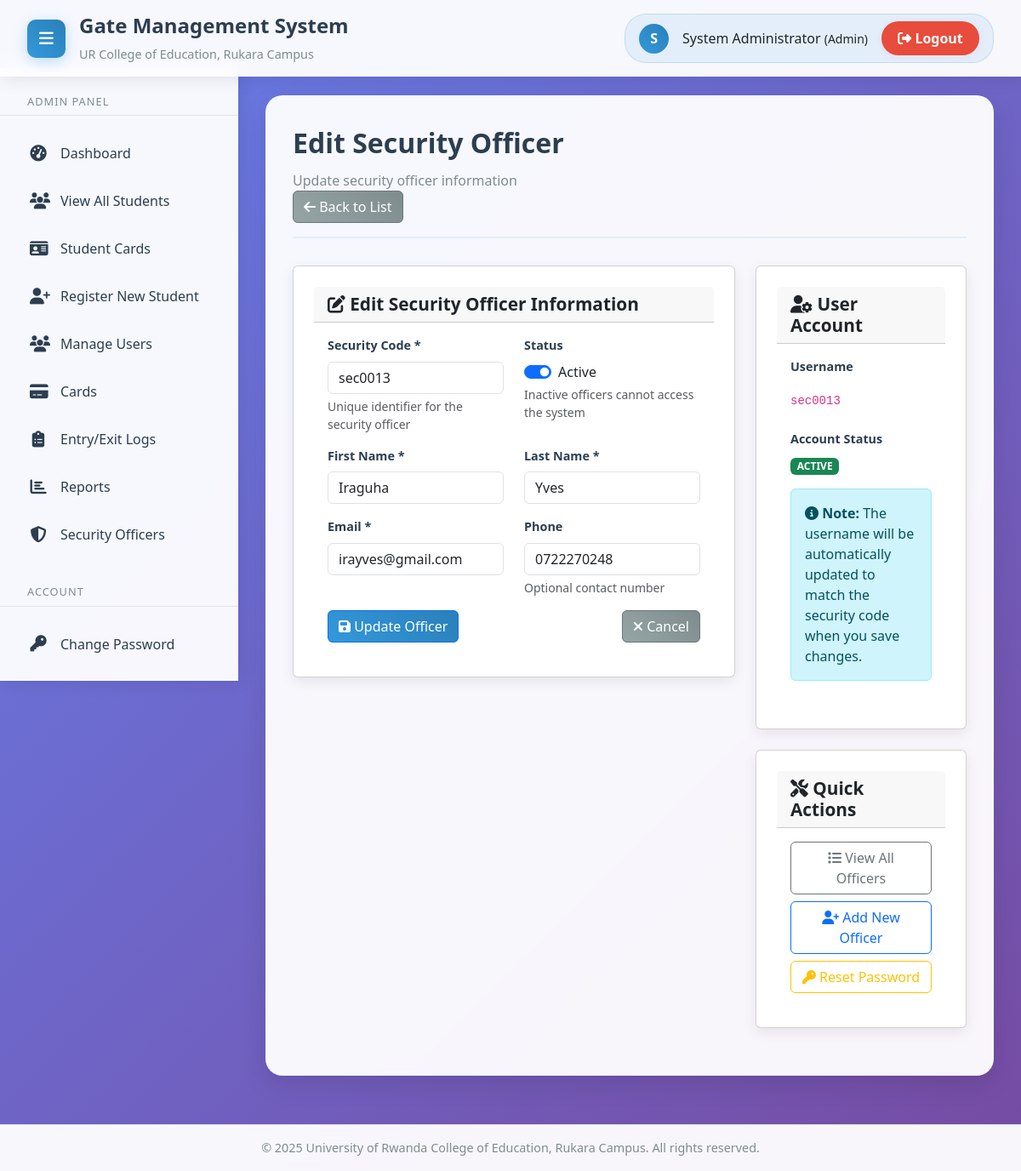
Screenshot of /pages/edit_security.php?id=10 (signed in) with the database file from the repository.
### tables this page shows
CREATE TABLE `users` (
  `id` int(11) NOT NULL,
  `username` varchar(50) NOT NULL,
  `password` varchar(255) NOT NULL,
  `email` varchar(100) NOT NULL,
  `first_name` varchar(50) NOT NULL,
  `last_name` varchar(50) NOT NULL,
  `role_id` int(11) NOT NULL,
  `student_id` int(11) DEFAULT NULL,
  `security_officer_id` int(11) DEFAULT NULL,
  `phone` varchar(20) DEFAULT NULL,
  `department` varchar(100) DEFAULT NULL,
  `program` varchar(100) DEFAULT NULL,
  `year_of_study` int(11) DEFAULT NULL,
  `gender` enum('male','female','other') DEFAULT NULL,
  `date_of_birth` date DEFAULT NULL,
  `address` text DEFAULT NULL,
  `emergency_contact` varchar(100) DEFAULT NULL,
  `emergency_phone` varchar(20) DEFAULT NULL,
  `is_active` tinyint(1) DEFAULT 1,
  `is_first_login` tinyint(1) DEFAULT 1,
  `last_login` timestamp NULL DEFAULT NULL,
  `password_changed_at` timestamp NULL DEFAULT NULL,
  `created_at` timestamp NOT NULL DEFAULT current_timestamp(),
  `updated_at` timestamp NOT NULL DEFAULT current_timestamp() ON UPDATE current_timestamp()
);

CREATE TABLE `security_officers` (
  `id` int(11) NOT NULL,
  `security_code` varchar(20) NOT NULL,
  `first_name` varchar(50) NOT NULL,
  `last_name` varchar(50) NOT NULL,
  `email` varchar(100) NOT NULL,
  `phone` varchar(20) DEFAULT NULL,
  `is_active` tinyint(1) DEFAULT 1,
  `created_at` timestamp NOT NULL DEFAULT current_timestamp(),
  `updated_at` timestamp NOT NULL DEFAULT current_timestamp() ON UPDATE current_timestamp()
);

### config/database.php (called while the page is built, shortened)
<?php
class Database {
    private $connection;
    private static $instance = null;
    private function __construct() {
        try {
            $dsn = "mysql:host=" . DB_HOST . ";dbname=" . DB_NAME . ";charset=" . DB_CHARSET;
            $this->connection = new PDO($dsn, DB_USER, DB_PASS);
            $this->connection->setAttribute(PDO::ATTR_ERRMODE, PDO::ERRMODE_EXCEPTION);
            $this->connection->setAttribute(PDO::ATTR_DEFAULT_FETCH_MODE, PDO::FETCH_ASSOC);
        } catch (PDOException $e) {
            die("Connection failed: " . $e->getMessage());
        }
    }
    public static function getInstance() {
        if (self::$instance === null) {
            self::$instance = new self();
        }
        return self::$instance;
    }
    public function query($sql, $params = []) {
        try {
            $stmt = $this->connection->prepare($sql);
            $stmt->execute($params);
            return $stmt;
        } catch (PDOException $e) {
            throw new Exception("Query failed: " . $e->getMessage());
        }
    }
    public function fetch($sql, $params = []) {
        return $this->query($sql, $params)->fetch();
    }
}
function getDB() {
    return Database::getInstance();
}
?>

### pages/edit_security.php (the view, shortened to what this page needs)
<?php
$officer = null;
$officer_id = isset($_GET['id']) ? (int)$_GET['id'] : 0;
try {
    $db = getDB();
    $officer = $db->fetch("
        SELECT so.*, u.username, u.is_active as user_active
        FROM security_officers so
        LEFT JOIN users u ON so.id = u.security_officer_id
        WHERE so.id = ?
    ", [$officer_id]);
} catch (Exception $e) {
    $error_message = 'Error loading officer details: ' . $e->getMessage();
}
include '../includes/header.php';
include '../includes/sidebar.php';
?>
<main class="main-content">
    <div class="content-wrapper">
        <div class="page-header">
            <div class="page-title">Edit Security Officer</div>
            <div class="page-subtitle">Update security officer information</div>
            <div class="page-actions">
                <a href="security_officers.php" class="btn btn-secondary">
                    <i class="fas fa-arrow-left"></i> Back to List
                </a>
            </div>
        </div>
        <div class="row">
            <div class="col-md-8">
                <div class="card">
                    <div class="card-header">
                        <h5 class="card-title mb-0">
                            <i class="fas fa-edit"></i> Edit Security Officer Information
                        </h5>
                    </div>
                    <div class="card-body">
                        <form method="POST" action="">
                            <div class="row">
                                <div class="col-md-6">
                                    <div class="mb-3">
                                        <label for="security_code" class="form-label">Security Code *</label>
                                        <input type="text" id="security_code" name="security_code"
                                               class="form-control" required
                                               value="<?php echo htmlspecialchars($officer['security_code']); ?>">
                                        <div class="form-text">Unique identifier for the security officer</div>
                                    </div>
                                </div>
                                <div class="col-md-6">
                                    <div class="mb-3">
                                        <label for="is_active" class="form-label">Status</label>
                                        <div class="form-check form-switch">
                                            <input class="form-check-input" type="checkbox" id="is_active" name="is_active"
                                                   <?php echo $officer['is_active'] ? 'checked' : ''; ?>>
                                            <label class="form-check-label" for="is_active">
                                                Active
                                            </label>
                                        </div>
                                        <div class="form-text">Inactive officers cannot access the system</div>
                                    </div>
                                </div>
                            </div>
                            <div class="row">
                                <div class="col-md-6">
                                    <div class="mb-3">
                                        <label for="first_name" class="form-label">First Name *</label>
                                        <input type="text" id="first_name" name="first_name"
                                               class="form-control" required
                                               value="<?php echo htmlspecialchars($officer['first_name']); ?>">
                                    </div>
                                </div>
                                <div class="col-md-6">
                                    <div class="mb-3">
                                        <label for="last_name" class="form-label">Last Name *</label>
                                        <input type="text" id="last_name" name="last_name"
                                               class="form-control" required
                                               value="<?php echo htmlspecialchars($officer['last_name']); ?>">
                                    </div>
                                </div>
                            </div>
                            <div class="row">
                                <div class="col-md-6">
                                    <div class="mb-3">
                                        <label for="email" class="form-label">Email *</label>
                                        <input type="email" id="email" name="email"
                                               class="form-control" required
                                               value="<?php echo htmlspecialchars($officer['email']); ?>">
                                    </div>
                                </div>
                                <div class="col-md-6">
                                    <div class="mb-3">
                                        <label for="phone" class="form-label">Phone</label>
                                        <input type="text" id="phone" name="phone"
                                               class="form-control"
                                               value="<?php echo htmlspecialchars($officer['phone'] ?? ''); ?>">
                                        <div class="form-text">Optional contact number</div>
                                    </div>
                                </div>
                            </div>
                            <div class="d-flex justify-content-between">
                                <button type="submit" class="btn btn-primary">
                                    <i class="fas fa-save"></i> Update Officer
                                </button>
                                <a href="security_officers.php" class="btn btn-secondary">
                                    <i class="fas fa-times"></i> Cancel
                                </a>
                            </div>
                        </form>
                    </div>
                </div>
            </div>
            <div class="col-md-4">
                <div class="card">
                    <div class="card-header">
                        <h5 class="card-title mb-0">
                            <i class="fas fa-user-cog"></i> User Account
                        </h5>
                    </div>
                    <div class="card-body">
                        <?php if ($officer['username']): ?>
                            <div class="mb-3">
                                <label class="form-label">Username</label>
                                <div class="form-control-plaintext">
                                    <code><?php echo htmlspecialchars($officer['username']); ?></code>
                                </div>
                            </div>
                            <div class="mb-3">
                                <label class="form-label">Account Status</label>
                                <div>
                                    <?php if ($officer['user_active']): ?>
                                        <span class="badge bg-success">Active</span>
                                    <?php else: ?>
                                        <span class="badge bg-warning">Inactive</span>
                                    <?php endif; ?>
                                </div>
                            </div>
                            <div class="alert alert-info">
                                <i class="fas fa-info-circle"></i>
                                <strong>Note:</strong> The username will be automatically updated to match the security code when you save changes.
                            </div>
                        <?php endif; ?>
                    </div>
                </div>
                <div class="card mt-3">
                    <div class="card-header">
                        <h5 class="card-title mb-0">
                            <i class="fas fa-tools"></i> Quick Actions
                        </h5>
                    </div>
                    <div class="card-body">
                        <div class="d-grid gap-2">
                            <a href="security_officers.php" class="btn btn-outline-secondary">
                                <i class="fas fa-list"></i> View All Officers
                            </a>
                            <a href="register_security.php" class="btn btn-outline-primary">
                                <i class="fas fa-user-plus"></i> Add New Officer
                            </a>
                            <?php if ($officer['username']): ?>
                                <button type="button" class="btn btn-outline-warning" onclick="resetPassword()">
                                    <i class="fas fa-key"></i> Reset Password
                                </button>
                            <?php endif; ?>
                        </div>
                    </div>
                </div>
            </div>
        </div>
    </div>
</main>
<?php include '../includes/footer.php'; ?>

### assets/css/style.css (style rules this page uses)
* { margin: 0; padding: 0; box-sizing: border-box; }
body { font-family: 'Segoe UI', Tahoma, Geneva, Verdana, sans-serif; background: linear-gradient(135deg, #667eea 0%, #764ba2 100%); min-height: 100vh; color: #333; line-height: 1.6; }
.main-content { margin-left: 280px; margin-top: 80px; margin-bottom: 80px; padding: 2rem; min-height: calc(100vh - 80px - 80px); transition: margin-left 0.3s ease; }
.content-wrapper { background: rgba(255, 255, 255, 0.95); backdrop-filter: blur(10px); border-radius: 20px; padding: 2rem; box-shadow: 0 10px 30px rgba(0, 0, 0, 0.1); }
.page-header { margin-bottom: 2rem; padding-bottom: 1rem; border-bottom: 2px solid rgba(52, 152, 219, 0.1); }
.page-title { color: #2c3e50; font-size: 2rem; font-weight: 700; margin-bottom: 0.5rem; }
.page-subtitle { color: #7f8c8d; font-size: 1rem; }
.card { background: white; border-radius: 15px; padding: 1.5rem; margin-bottom: 1.5rem; box-shadow: 0 5px 15px rgba(0, 0, 0, 0.08); border: 1px solid rgba(0, 0, 0, 0.05); transition: transform 0.3s ease, box-shadow 0.3s ease; }
.card-header { display: flex; justify-content: space-between; align-items: center; margin-bottom: 1rem; padding-bottom: 1rem; border-bottom: 1px solid rgba(0, 0, 0, 0.1); }
.card-title { color: #2c3e50; font-size: 1.3rem; font-weight: 600; }
.card-body { padding: 1rem 0; }
.form-label { display: block; margin-bottom: 0.5rem; color: #2c3e50; font-weight: 600; font-size: 0.9rem; }
.form-control { width: 100%; padding: 0.75rem 1rem; border: 2px solid rgba(0, 0, 0, 0.1); border-radius: 10px; font-size: 1rem; transition: all 0.3s ease; background: white; }
.btn { display: inline-flex; align-items: center; gap: 0.5rem; padding: 0.75rem 1.5rem; border: none; border-radius: 10px; font-size: 1rem; font-weight: 600; cursor: pointer; transition: all 0.3s ease; text-decoration: none; text-align: center; }
.btn-primary { background: linear-gradient(45deg, #3498db, #2980b9); color: white; }
.btn-secondary { background: linear-gradient(45deg, #95a5a6, #7f8c8d); color: white; }
.badge { padding: 0.25rem 0.75rem; border-radius: 20px; font-size: 0.8rem; font-weight: 600; text-transform: uppercase; }
.alert { padding: 1rem 1.5rem; border-radius: 10px; margin-bottom: 1rem; border-left: 4px solid; }
.alert-info { background: rgba(52, 152, 219, 0.1); border-color: #3498db; color: #3498db; }
.mt-3 { margin-top: 1.5rem; }
.mb-3 { margin-bottom: 1.5rem; }
.d-flex { display: flex; }
.d-grid { display: grid; }
.justify-content-between { justify-content: space-between; }
.page-actions { display: flex; gap: 1rem; align-items: center; }
.btn-outline-primary { color: #3498db; border: 1px solid #3498db; background: transparent; }
.btn-outline-secondary { color: #7f8c8d; border: 1px solid #7f8c8d; background: transparent; }
.btn-outline-warning { color: #f39c12; border: 1px solid #f39c12; background: transparent; }
.form-check-input { width: 1.2em; height: 1.2em; margin-top: 0.25em; vertical-align: top; background-color: #fff; background-repeat: no-repeat; background-position: center; background-size: contain; border: 1px solid rgba(0, 0, 0, 0.25); appearance: none; color-adjust: exact; }
.form-check-input:checked { background-color: #3498db; border-color: #3498db; }
.form-check-label { margin-bottom: 0; cursor: pointer; }
.form-text { margin-top: 0.25rem; font-size: 0.875em; color: #6c757d; }
.form-control-plaintext { padding: 0.375rem 0; margin-bottom: 0; color: #212529; background-color: transparent; border: solid transparent; border-width: 1px 0; }
.gap-2 { gap: 0.5rem; }

### rows the page displays
users: security_code "sec0013", first_name "Iraguha", last_name "Yves", email "irayves@gmail.com", phone "0722270248", username "sec0013"
security_officers: is_active "☑"

### other values shown
APP_NAME "Gate Management System"
substr($_SESSION['first_name'], 0, 1) "S"
$_SESSION['first_name'] . ' ' . $_SESSION['last_name'] "System Administrator"
$_SESSION['user_type'] "Admin"
